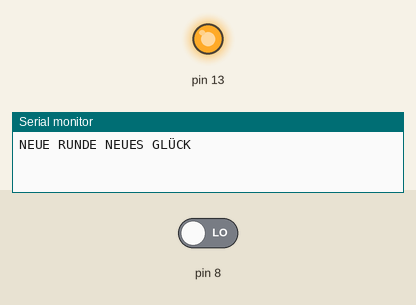
Recording of a sketch running on a simulated Arduino Uno, built with avr-gcc and run on an emulated ATmega328P. Shown: output pins drawn as LEDs (lit = HIGH), the last lines printed to the serial monitor. The inputs (shaded band) are chosen by the test bench; at power-on: pin 8 LOW. Random numbers use the default seed unless the sketch sets one.

Above: at 4.0 s.
4.1 s: pin 8 driven HIGH
At 4.8 s:
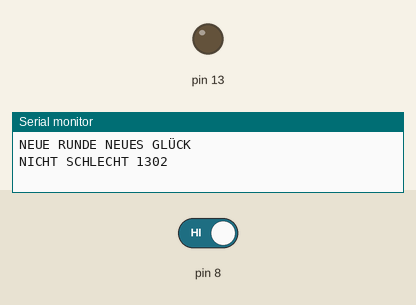
Timing chart, 0 to 7.1 s (numbered marks = the images above; inputs shaded):
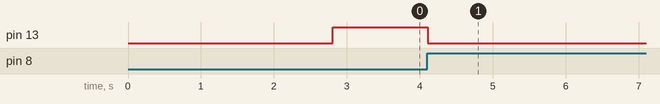

The sketch:

Button_LED_Game.ino
```cpp
// Globale Variablen
long start_timer = 0;
int randNumber = 0;

void setup() {
  // Öffnet die serielle Schnittstelle und stellt die Datenrate auf 9600 Bit/s ein
  Serial.begin(9600);
  // Den Pin der LED als "OUTPUT" definieren
  pinMode(13,OUTPUT);
  // Den Pin des Tasters als "INPUT" definieren
  pinMode(8,INPUT);

  // Initialer aufruf der "start_game" Funktion um das Spiel zu starten
  start_game();
}

void loop() {

  // Auslesen des
  int button_value = digitalRead(8);

  // Wenn der Knopf gedrückt wurde dann ...
  if(button_value == HIGH){
    // Aktuellen Timestamp mit der Startzeit vergleichen um die Reaktionszeit zu bestimmen
    Serial.println( (String) "NICHT SCHLECHT " + ( millis() - start_timer) );
    // LED ausschalten
    digitalWrite(13,LOW);
    // Kurz warten bis die nächste Runde startet
    delay(3000);

    // Ruft die Funktion "start_game" auf um eine neue Runde zu starten
    start_game();
  }

  delay(10);
}


void start_game(){
  Serial.println("NEUE RUNDE NEUES GLÜCK");
  // Eine zufällige Zahl generieren zwischen 2000-10000
  randNumber = random(2000, 10000);
  // Die zufällig generierte Zahl in millisekunden abwarten. Zwischen 2-10 Sekunden
  delay(randNumber);
  // LED einschalten
  digitalWrite(13,HIGH);
  // Den Aktuellen millisekunden Wert in der Variable "start_timer" abspeicher.
  start_timer = millis();
}
```

Measured:
- after the input at 4.1 s, pin 13: HIGH → LOW at once
